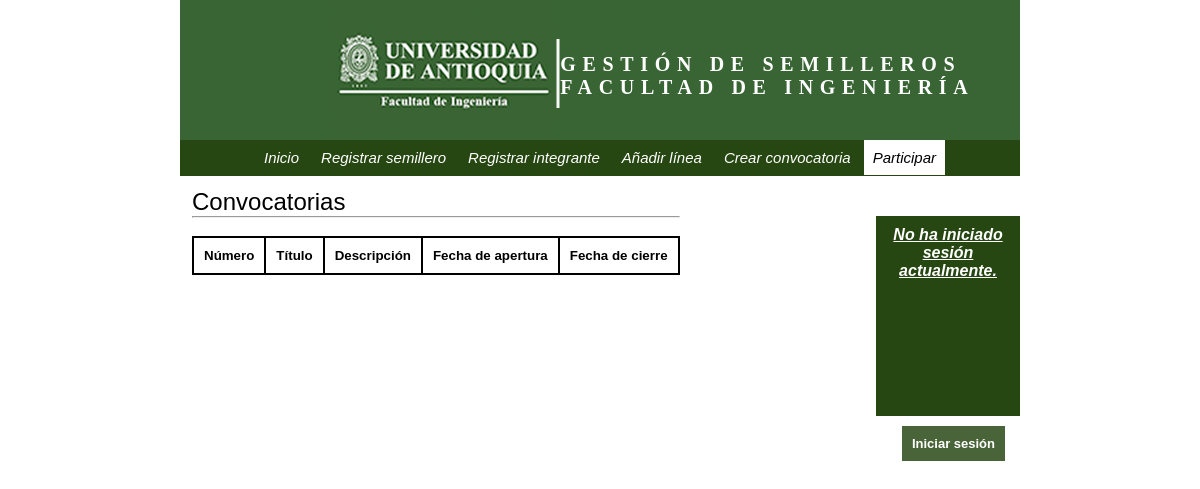
Page /participar/ on the earlier database version.
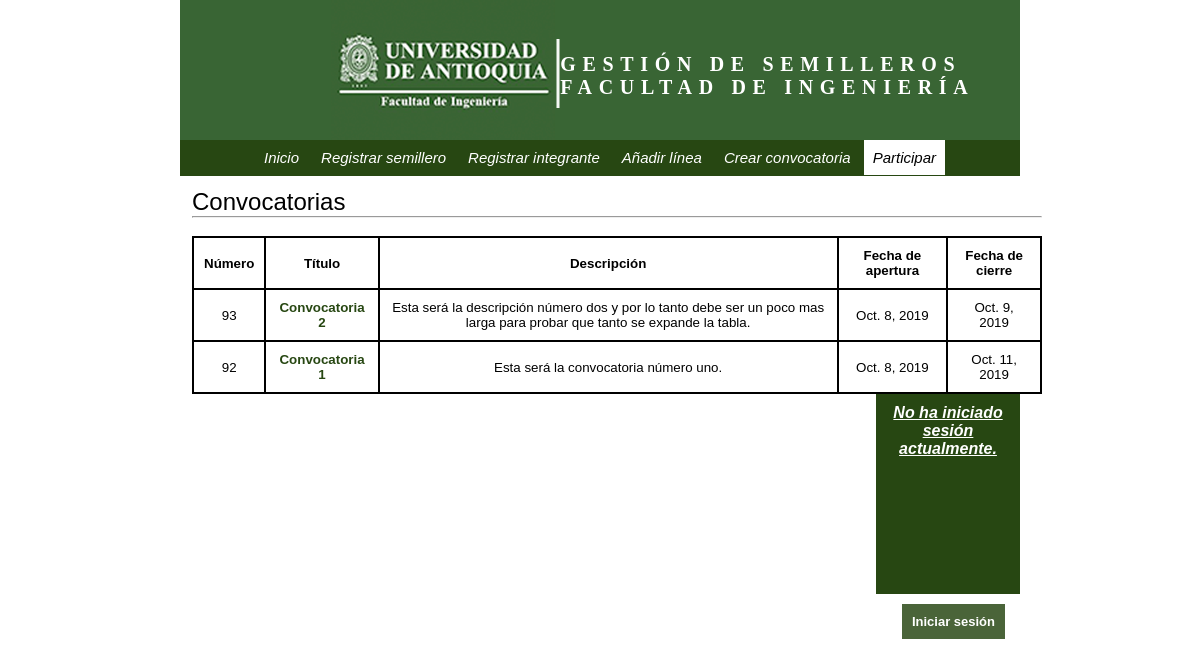
Same page on the later database version.
### conv/models.py (models this page shows, shortened)
class Convocatoria(models.Model):
    id = models.AutoField(primary_key=True, verbose_name="Id")
    name = models.CharField(max_length=100, verbose_name="Nombre de la convocatoria", null=True)
    description = models.TextField(max_length=400, verbose_name="Descripción", null=True)
    opened = models.DateField(verbose_name="Fecha de apertura", null=True)
    closed = models.DateField(verbose_name="Fecha de cierre", null=True)
    created = models.DateTimeField(auto_now_add=True, verbose_name="Fecha de creación", null=True)
    updated = models.DateTimeField(auto_now=True, verbose_name="Fecha de edición", null=True)
    class Meta():
        verbose_name = "Convocatoria"
        verbose_name_plural = "Convocatorias"
        ordering = ["closed"]

### conv/views.py (the view)
# urls.py: path('participar/', views.participate, name="participate"),
def participate(request):
    today = datetime.datetime.now()
    convocatorias = Convocatoria.objects.all()
    return render(request, "conv/participate.html",{'convocatorias':convocatorias,'today':today})

### conv/templates/conv/participate.html (shortened to what this page needs)
{% extends 'core/base.html' %}
{% block cuerpo %}
    <h1>Convocatorias</h1>
    <hr>
    <br>
    <table style="overflow-x:auto;">
        <tr>
            <th>Número</th>
            <th>Título</th>
            <th>Descripción</th>
            <th>Fecha de apertura</th>
            <th>Fecha de cierre</th>
        </tr>
    {% for convocatoria in convocatorias %}
        {% if convocatoria.closed >= today.date and convocatoria.opened <= today.date %}
        <tr>
            <td>{{convocatoria.id}}</td>
            <td><a href="{% url 'details' id_item=convocatoria.id %}">{{convocatoria.name}}</a></td>
            <td>{{convocatoria.description}}</td>
            <td>{{convocatoria.opened}}</td>
            <td>{{convocatoria.closed}}</td>
        </tr>
        {% endif %}
    {% endfor %}
    </table>
    {% load static %}
    <link rel="stylesheet" href="{% static 'conv/css/participate_styles.css' %}">
{% endblock %}

### core/templates/core/base.html (shortened to what this page needs)
<!DOCTYPE html>
<html lang="en">
<head>
</head>
{% load static %}
<body>
    <header>
        <img src="{% static 'core/img/logo_udea.png' %}" alt="">
        <p id="title_uno">GESTIÓN DE SEMILLEROS</p>
        <p id="title_dos">FACULTAD DE INGENIERÍA</p>
    </header>
    <nav>
        <ul>
            <li><a href="{% url 'home' %}" id="a_inicio">Inicio</a></li>
            <li><a href="{% url 'create' %}" id="a_create">Registrar semillero</a></li>
            <li><a href="{% url 'register' %}" id="a_register">Registrar integrante</a></li>
            <li><a href="{% url 'workline' %}" id="a_line">Añadir línea</a></li>
            <li><a href="{% url 'conv_create' %}" id="a_conv">Crear convocatoria</a></li>
            <li><a href="{% url 'participate' %}" id="a_participate">Participar</a></li>
        </ul>
    </nav>
    <section id="formulario">
        {% block cuerpo %}{% endblock %}
    </section>
    <div id="side_bar">
        {% if request.user.is_authenticated %}
            <div>
                <p>{{ request.user.first_name }} {{ request.user.last_name }}</p>
            </div>
            <a href="{% url 'logout' %}">Cerrar sesión</a>
        {% else %}
            <div>
                <p>No ha iniciado sesión actualmente.</p>
            </div>
            <a href="{% url 'login' %}">Iniciar sesión</a>
        {% endif %}
    </div>
    <link rel="stylesheet" href="{% static 'core/css/styles.css' %}">
</body>
</html>

### conv/static/conv/css/participate_styles.css (style rules this page uses)
nav a#a_participate { background: #fff; color: black; }
h1 { font-family: Verdana, Geneva, Tahoma, sans-serif; font-weight: 500; }
table { border-collapse: collapse; max-width: 850px; }
table, tr, th, td { text-align: center; border: 2px solid black; font-family: Verdana, Geneva, Tahoma, sans-serif; font-size: 10pt; padding: 10px; }
table a { text-decoration: none; font-weight: bold; color: #274712; }

### core/static/core/css/styles.css (style rules this page uses)
* { margin: 0; }
header { background: #396534; width: 70%; height: 140px; margin-left: 15%; min-width: 825px; }
header img { float: left; padding-left: 18%; }
header p { font-family: Georgia, 'Times New Roman', Times, serif; font-weight: 600; font-size: 20px; padding-left: 41%; letter-spacing: 5pt; color: #fff; }
#title_uno { padding-top: 53px; }
nav { background: #274712; width: 70%; height: 36px; margin-left: 15%; min-width: 825px; }
nav ul { padding: 0; text-align: center; }
nav ul li { display: inline-block; padding-top: 9px; }
nav ul li a { text-decoration: none; font-family: Verdana, Geneva, Tahoma, sans-serif; font-size: 15px; font-style: italic; padding: 9px; color: #fff; }
#formulario { margin-left: 16%; margin-top: 1%; float: left; }
#side_bar { width: 12%; margin-left: 73%; margin-top: 40px; }
#side_bar div { height: 200px; background: #274712; float: left; }
#side_bar p { display: inline-block; text-decoration: underline; font-family: Verdana, Geneva, Tahoma, sans-serif; font-weight: bold; font-style: italic; padding:10px; text-align: center; color: #fff; }
#side_bar a { display: inline-block; text-decoration: none; font-family: Verdana, Geneva, Tahoma, sans-serif; font-weight: bold; font-size: 13px; color: #fff; background: #4a6439; padding: 10px; text-align: center; margin-top: 10px; margin-left: 18%; }

Differences in the rows shown:
added Convocatoria: id "93", name "Convocatoria 2", description "Esta será la descripción número dos y por lo tanto debe ser un poco mas larga para probar que tanto se expande la tabla.", opened "Oct. 8, 2019", closed "Oct. 9, 2019"
added Convocatoria: id "92", name "Convocatoria 1", description "Esta será la convocatoria número uno.", opened "Oct. 8, 2019", closed "Oct. 11, 2019"
